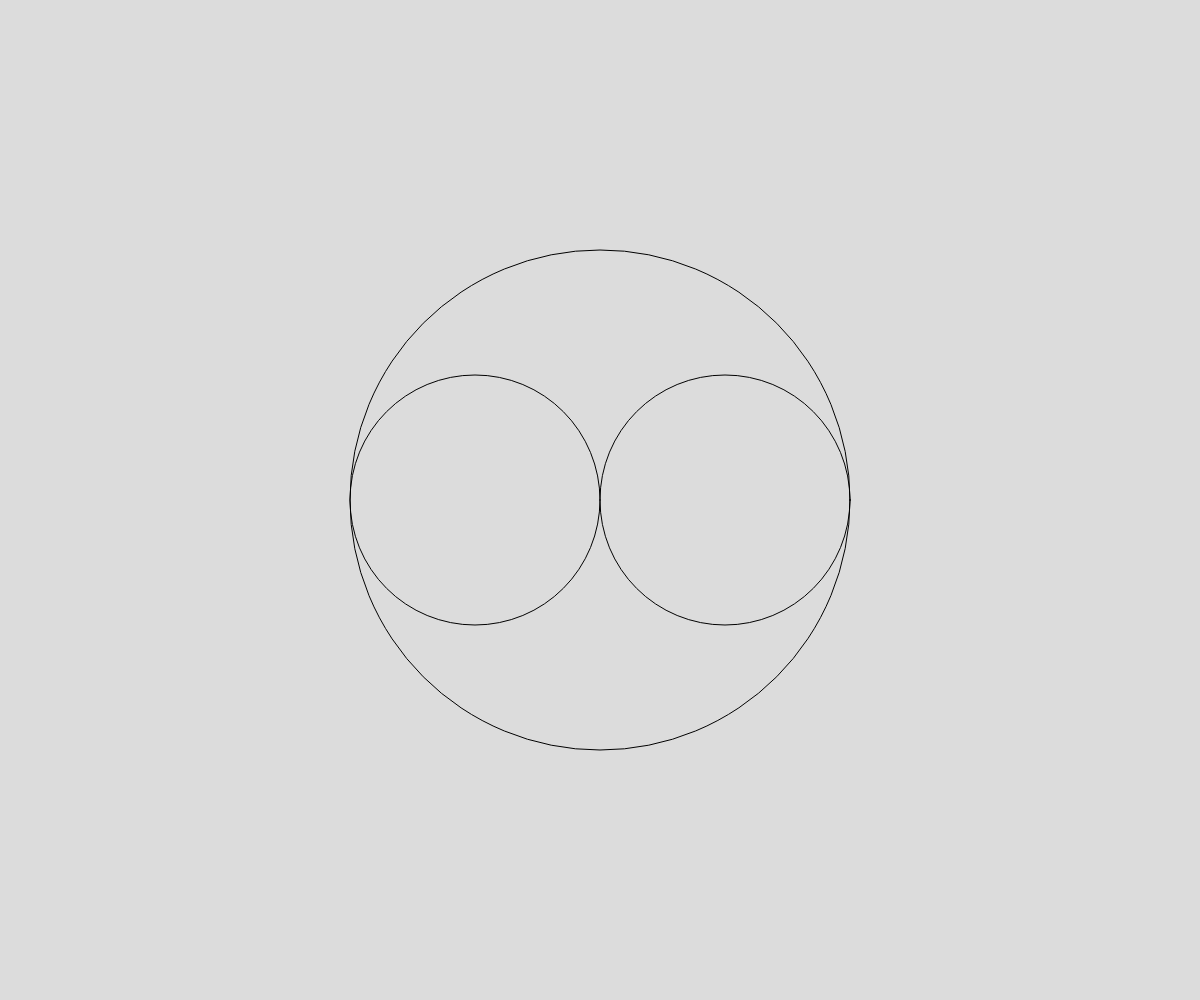
Frame 1 (no input)
Frame 60 (no input): identical to frame 1, image omitted
Frame 120 (the mouse pressed at the canvas centre since frame 60): identical to frame 1, image omitted

The p5.js sketch that drew this single still picture (run headless with seeded random() and noise() and a simulated clock; from frame 60 on, the mouse is pressed at the canvas centre):

// p5.js sketch
// ── sketch.js

let d = 500

function setup() {
  createCanvas(windowWidth, windowHeight);
}

function draw() {
  noFill();
  background(220);
  funnyCircle();
}

function funnyCircle(){
  if(d > 10){
    circle(width/2, height/2, d);
    circle(width/2 - d/4, height/2, d/2);
    circle(width/2 + d/4, height/2, d/2);
  }
}
